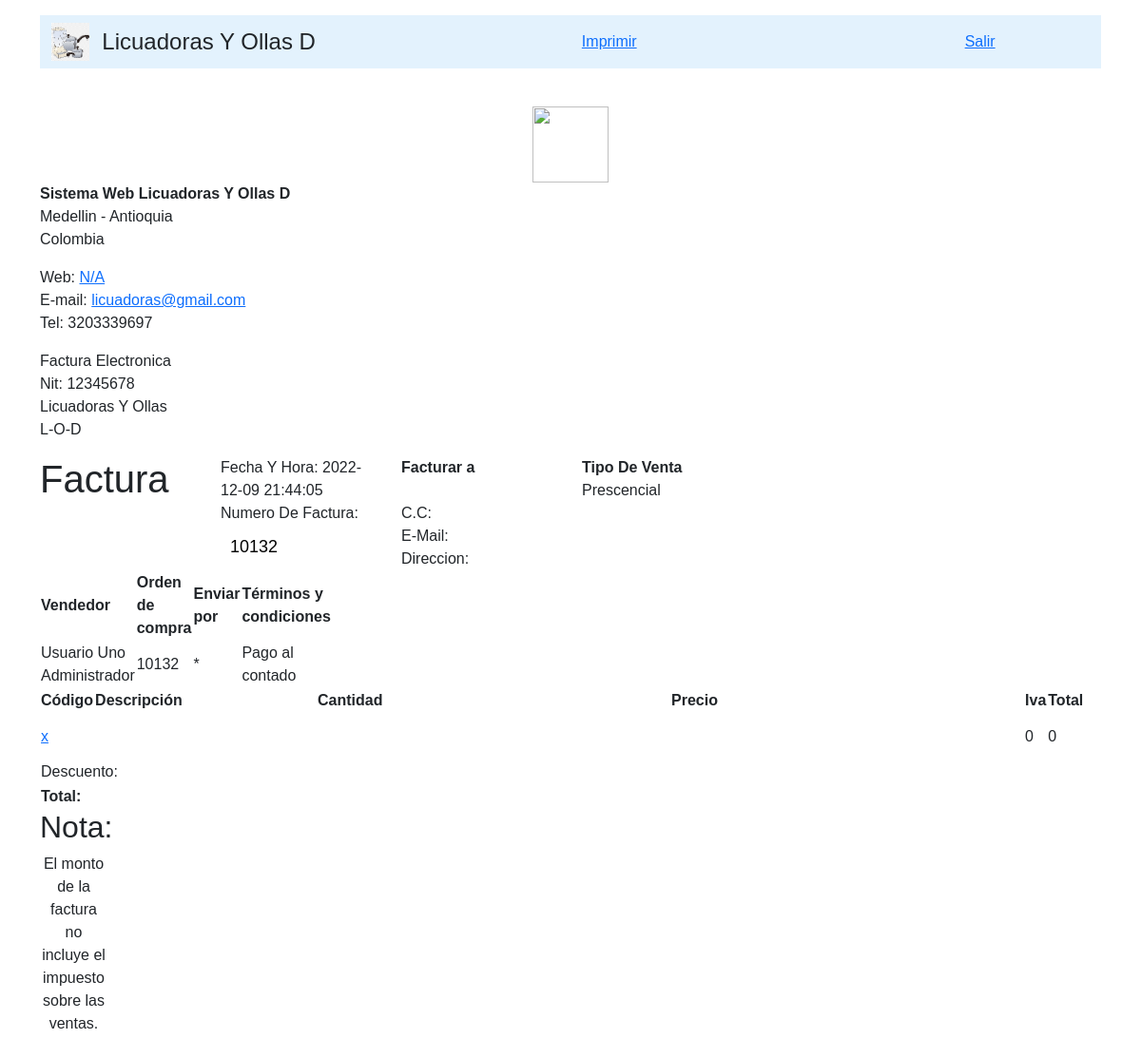
The app's page /Facturacion.php (signed in), older data.
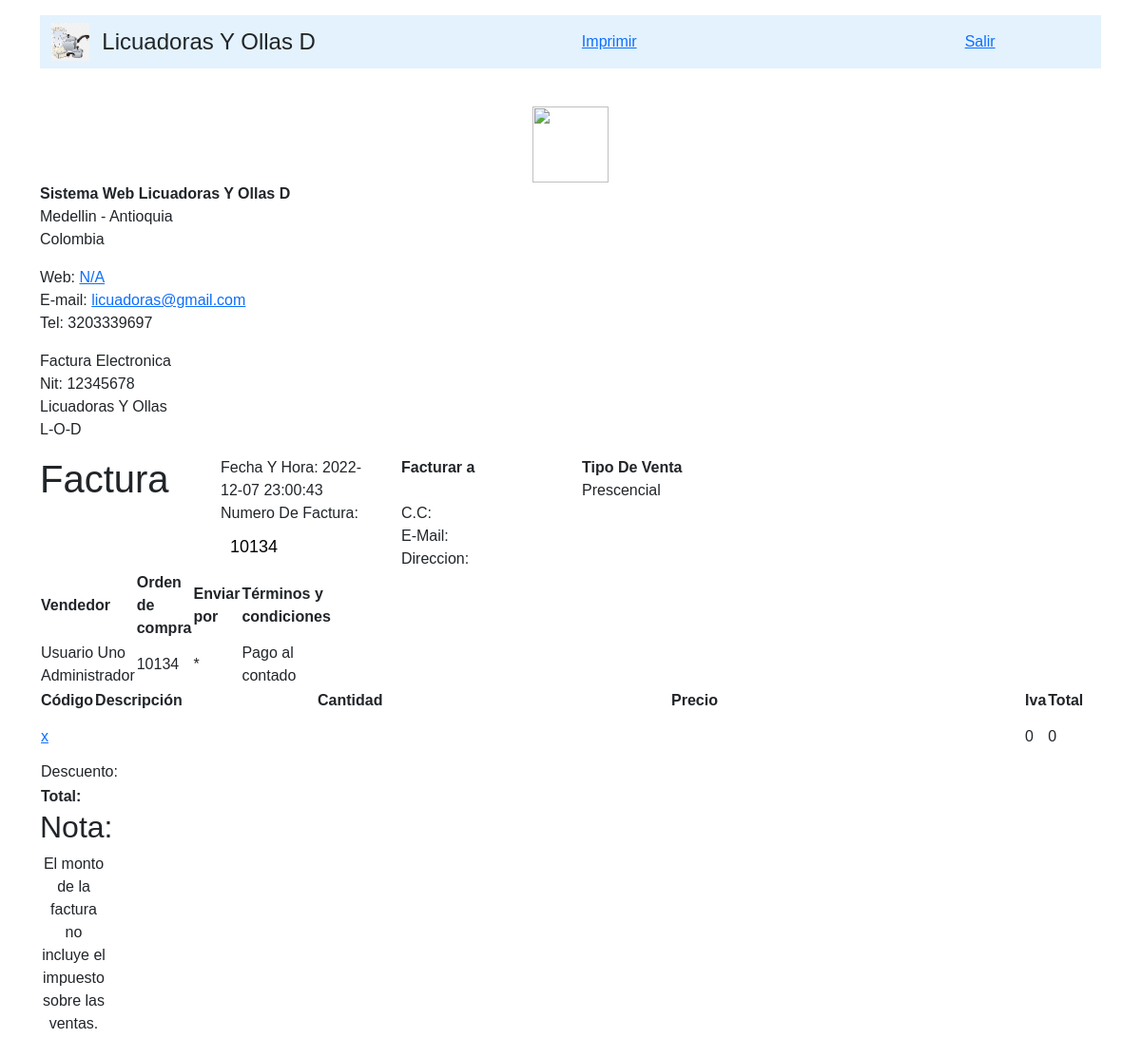
The same page, newer data.
### tables this page shows
CREATE TABLE `ventas` (
  `IdVenta` int(6) NOT NULL,
  `IdUserV` int(2) NOT NULL,
  `IdProductoV` int(3) NOT NULL,
  `NombreCliente` varchar(60) NOT NULL,
  `Cedula` int(11) NOT NULL,
  `Correo` varchar(60) NOT NULL,
  `Direccion` varchar(60) NOT NULL,
  `Cantidad` int(2) NOT NULL,
  `ValorUnicoV` int(7) NOT NULL,
  `Descuento` int(2) NOT NULL,
  `ValorTotal` int(7) NOT NULL,
  `Ganancia` int(7) NOT NULL,
  `Fecha` date NOT NULL DEFAULT current_timestamp(),
  `Hora` time NOT NULL DEFAULT current_timestamp()
);

### Facturacion.php (the view, shortened to what this page needs)
<!doctype html>
<html lang="en">
  <head>
    <link href="https://cdn.jsdelivr.net/npm/bootstrap@5.2.2/dist/css/bootstrap.min.css" rel="stylesheet">
    <link rel="stylesheet" href="html/css/main.css">
  </head>
<body>
<?php
include 'html/db.php';
$NombreV = $_SESSION['nombre'];
	?>
	<div class="container py-3" >
	<nav class="navbar navbar-expand-lg" style="background-color: #e3f2fd;">
  <div class="container-fluid">
      <a href="/" class="d-flex align-items-center text-dark text-decoration-none">
        <span class="fs-4">&nbsp;&nbsp;Licuadoras Y Ollas D</span>
      </a>
    <div class="collapse navbar-collapse" id="navbarSupportedContent">
      <div class="col-4 text-right">
        <a href="javascript:window.print()">Imprimir</a>
      </div>
    </div>
	<div class="collapse navbar-collapse" id="navbarSupportedContent">
      <div class="col-4 text-right">
        <a href="Cotizacion.php">Salir</a>
      </div>
    </div>
  </div>
</nav>
    <body>
<p>&nbsp;</p>
<?php
              $Codigo = $_POST['Codigo'];
              $Nombre = $_POST['Nombre'];
              $Cantidad = $_POST['Cantidad'];
              $Valor = $_POST['Valor'];
              $Descuento = $_POST['Descuento'];
              $ValorTotal = $_POST['ValorTotal'];
              $NombreC = $_POST['NombreC'];
              $CC = $_POST['CC'];
              $Direccion = $_POST['Direccion'];
              $Correo = $_POST['Correo'];
		      $TotalSD = ($Cantidad*$Valor);
              $Bus = $mysqli->query("SELECT ventas.IdVenta, ventas.Fecha, ventas.Hora FROM ventas WHERE ventas.IdVenta = (SELECT MAX(ventas.IdVenta) FROM ventas);");
			  $Buss = mysqli_fetch_array($Bus);
    ?>
<header class="row">
  <div class="logoholder text-center" >
    <img src="html/images/Licuadoras Y Ollas2.png" width="80" height="80">
  </div>
  <div class="me">
    <p>
      <strong>Sistema Web Licuadoras Y Ollas D</strong><br>
      Medellin - Antioquia<br>
      Colombia<br>
    </p>
  </div>
  <div class="info">
    <p>
      Web: <a href="">N/A</a><br>
      E-mail: <a href="mailto:licuadorasyollasd@gmail.com">licuadoras@gmail.com</a><br>
      Tel: 3203339697<br>
    </p>
  </div>
  <div class="bank">
    <p>
      Factura Electronica<br>
      Nit: 12345678 <br>
      Licuadoras Y Ollas<br>
      L-O-D
    </p>
  </div>
</header>
<div class="row section">
	<div class="col-2">
    <h1>Factura</h1>
  </div>
  <div class="col-2 text-right details">
    <p>
      Fecha Y Hora: <?php echo"$Buss[Fecha] $Buss[Hora]"; ?><br>
      Numero De Factura: <input type="text" value="<?php echo"$Buss[IdVenta]"; ?>" readonly="readonly"/><br>
    </p>
  </div>
  <div class="col-2">
    <p class="client">
      <strong>Facturar a</strong><br>
      <?php echo"$NombreC"; ?><br>
      <?php echo"C.C: $CC"; ?><br>
	  <?php echo"E-Mail: $Correo"; ?><br>
	  <?php echo"Direccion: $Direccion"; ?>
    </p>
  </div>
  <div class="col-2">
    <p class="client">
      <strong>Tipo De Venta</strong><br>
      Prescencial<br>
    </p>
  </div>
</div>
<div class="row section" style="margin-top:-1rem">
<div class="col-1">
	<table style='width:100%'>
    <thead>
	<tr class="invoice_detail">
      <th width="25%" style="text-align">Vendedor</th>
       <th width="25%">Orden de compra </th>
      <th width="20%">Enviar por</th>
      <th width="30%">Términos y condiciones</th>
	 </tr>
    </thead>
    <tbody>
	<tr class="invoice_detail">
      <td width="25%" style="text-align"><?php echo"$NombreV"; ?></td>
       <td width="25%"><?php echo"$Buss[IdVenta]"; ?></td>
      <td width="20%">*</td>
      <td width="30%">Pago al contado</td>
	 </tr>
	</tbody>
	</table>
</div>
</div>
<div class="invoicelist-body">
  <table>
    <thead>
      <th width="5%">Código</th>
      <th width="60%">Descripción</th>
      <th width="10%">Cantidad</th>
      <th width="15%">Precio</th>
      <th class="taxrelated">Iva</th>
      <th width="10%">Total</th>
    </thead>
    <tbody>
      <tr>
        <td width='5%'><a class="control removeRow" href="#">x</a> <span><?php echo"$Codigo"; ?></span></td>
        <td width='60%'><span><?php echo"$Nombre"; ?></span></td>
        <td class="amount"><input type="text" value="<?php echo"$Cantidad"; ?>" readonly="readonly"/></td>
        <td class="rate"><input type="text" value="<?php echo"$Valor"; ?>" readonly="readonly"/></td>
        <td class="tax taxrelated">0</td>
        <td class="sum"><?php echo"$TotalSD"; ?></td>
      </tr>
    </tbody>
  </table>
</div>
<div class="invoicelist-footer">
  <table>
    <tr class="taxrelated">
      <td>Descuento: </td>
      <td id="total_tax"><?php echo"$Descuento"; ?></td>
    </tr>
    <tr>
      <td><strong>Total:</strong></td>
      <td id="total_price"><?php echo"$ValorTotal"; ?></td>
    </tr>
  </table>
</div>
<div class="note" contenteditable>
  <h2>Nota:</h2>
</div>
<footer class="row">
  <div class="col-1 text-center">
    <p class="notaxrelated">El monto de la factura no incluye el impuesto sobre las ventas.</p>
  </div>
</footer>
</html>

### html/main.css (style rules this page uses)
body { font-family: Arial, Helvetica, sans-serif; }
input { border: solid 0; border-radius: 3px; }
input[type=text], input[type=password] { padding: 10px; font-size: 18px; outline: none; width: 370px; }

Row changes from the older to the newer data that the page shows:
no longer on this page (row unchanged): ventas: Fecha "2022-12-09", Hora "21:44:05", IdVenta "10132"
added ventas: Fecha "2022-12-07", Hora "23:00:43", IdVenta "10134"
